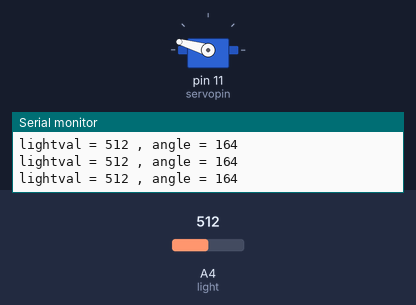
This sketch was run on a simulated Arduino Uno, built with avr-gcc and run on an emulated ATmega328P. On the bench: servo, the last lines printed to the serial monitor. The inputs (shaded band) are chosen by the test bench; at power-on: A4 (light) = 512.

Above: at 1.2 s.
1.3 s: A4 (light) set to 716
At 2.7 s:
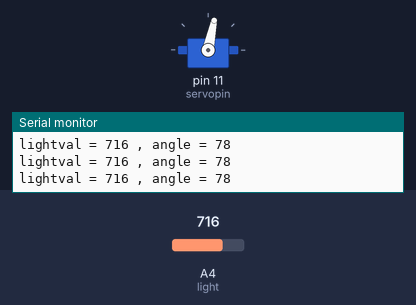
3.0 s: A4 (light) set to 900
At 4.1 s:
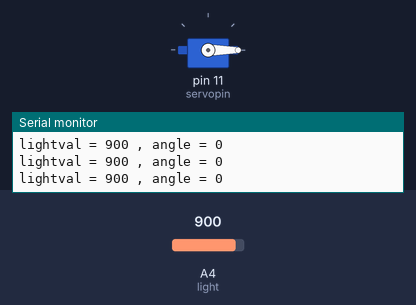
4.5 s: A4 (light) set to 306
At 5.4 s:
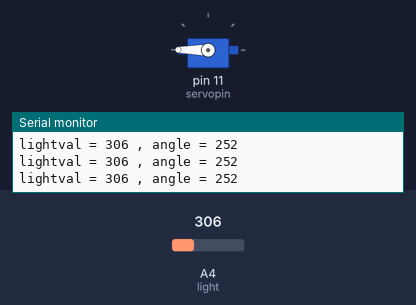
6.0 s: A4 (light) set to 1023
At 6.7 s:
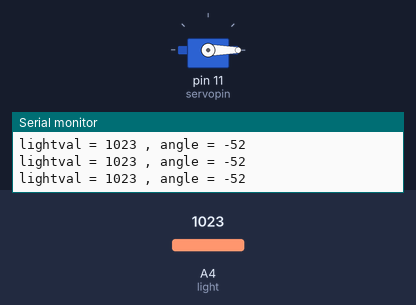
7.5 s: A4 (light) set to 122
At 8.0 s:
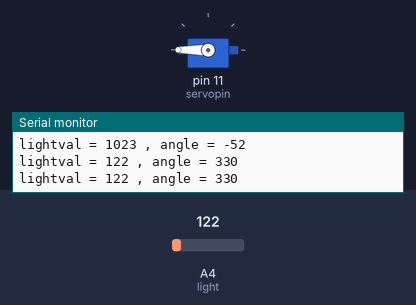
Timing chart, 0 to 10.0 s (numbered marks = the images above; inputs shaded):
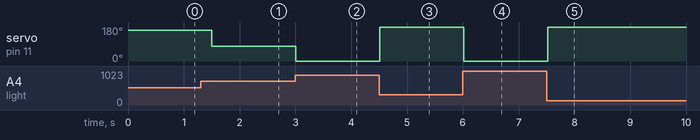

The sketch:

servo_project.ino
```cpp
#include<Servo.h>
int light=A4;
int lightval;
int dt=250;
int servopin=11;
int servopos=0;
Servo myservo;
int angle;

void setup() {
  // put your setup code here, to run once:
Serial.begin(9600);
pinMode(lightval,INPUT);
myservo.attach(servopin);

}

void loop() {
  // put your main code here, to run repeatedly:
lightval=analogRead(light);
 Serial.print("lightval = ");
 Serial.print(lightval);

// if(lightval>800 && lightval<900){
//   myservo.write(90);
//   Serial.println(lightval);
//   delay(dt);
// }
// if(lightval>=900){
//   myservo.write(180);
//   Serial.println(lightval);
//   delay(dt);
// }
// if(lightval<800){
//   myservo.write(0);
//   Serial.println(lightval);
//   delay(dt);
// }

angle=(-17./40.)*lightval+17.*900./40.;
myservo.write(angle);
 Serial.print(" , angle = ");
 Serial.println(angle);
delay(dt);
}
```

Measured:
- after the input at 1.3 s, servo on pin 11 (servopin): 164° → 78° after 0.21 s
- after the input at 3.0 s, servo on pin 11 (servopin): 78° → 0° at once
- after the input at 4.5 s, servo on pin 11 (servopin): 0° → 180° at once
- after the input at 6.0 s, servo on pin 11 (servopin): 180° → 0° at once
- after the input at 7.5 s, servo on pin 11 (servopin): 0° → 180° at once
